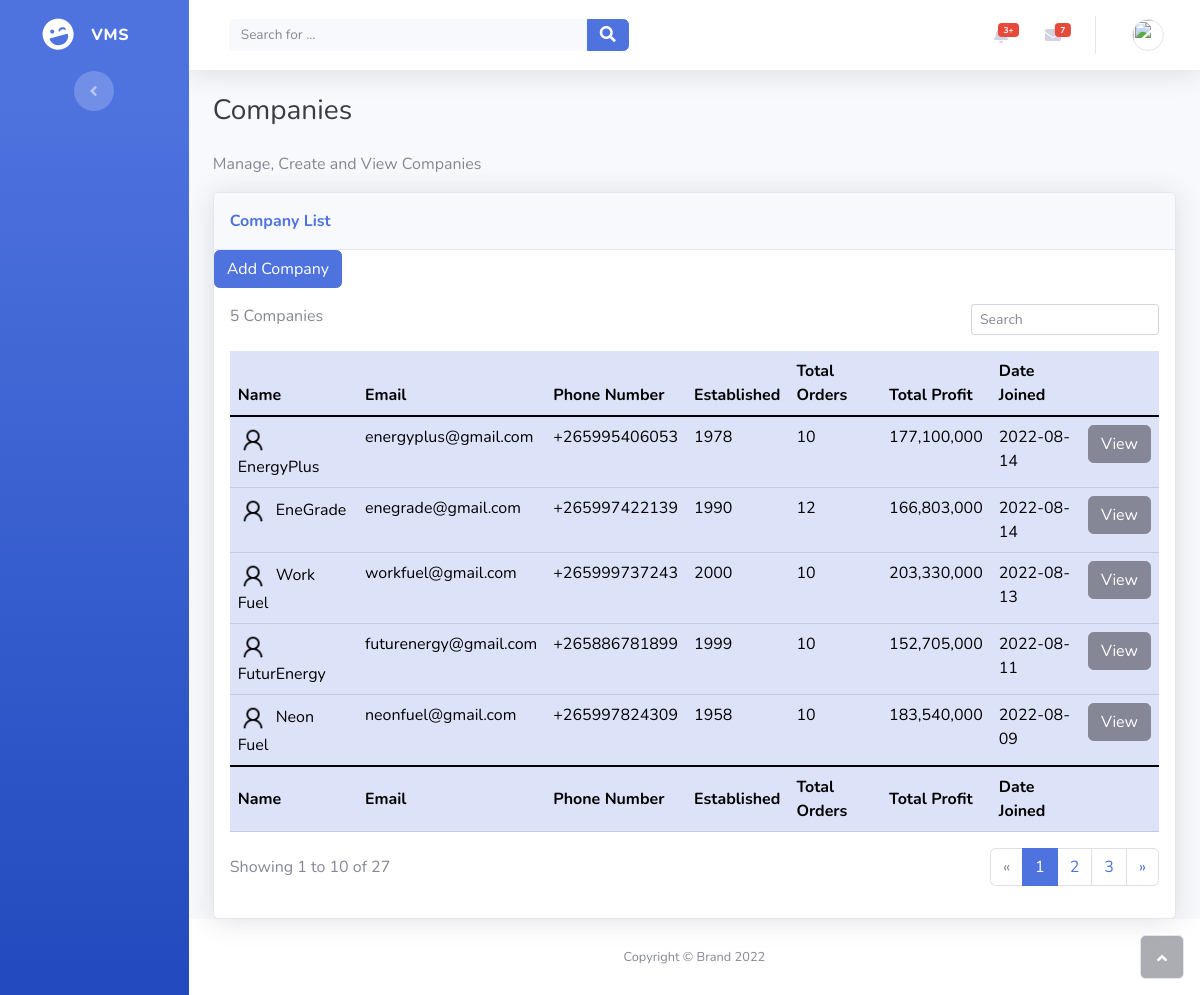
/company_list.php, run on an earlier commit of the app's database.
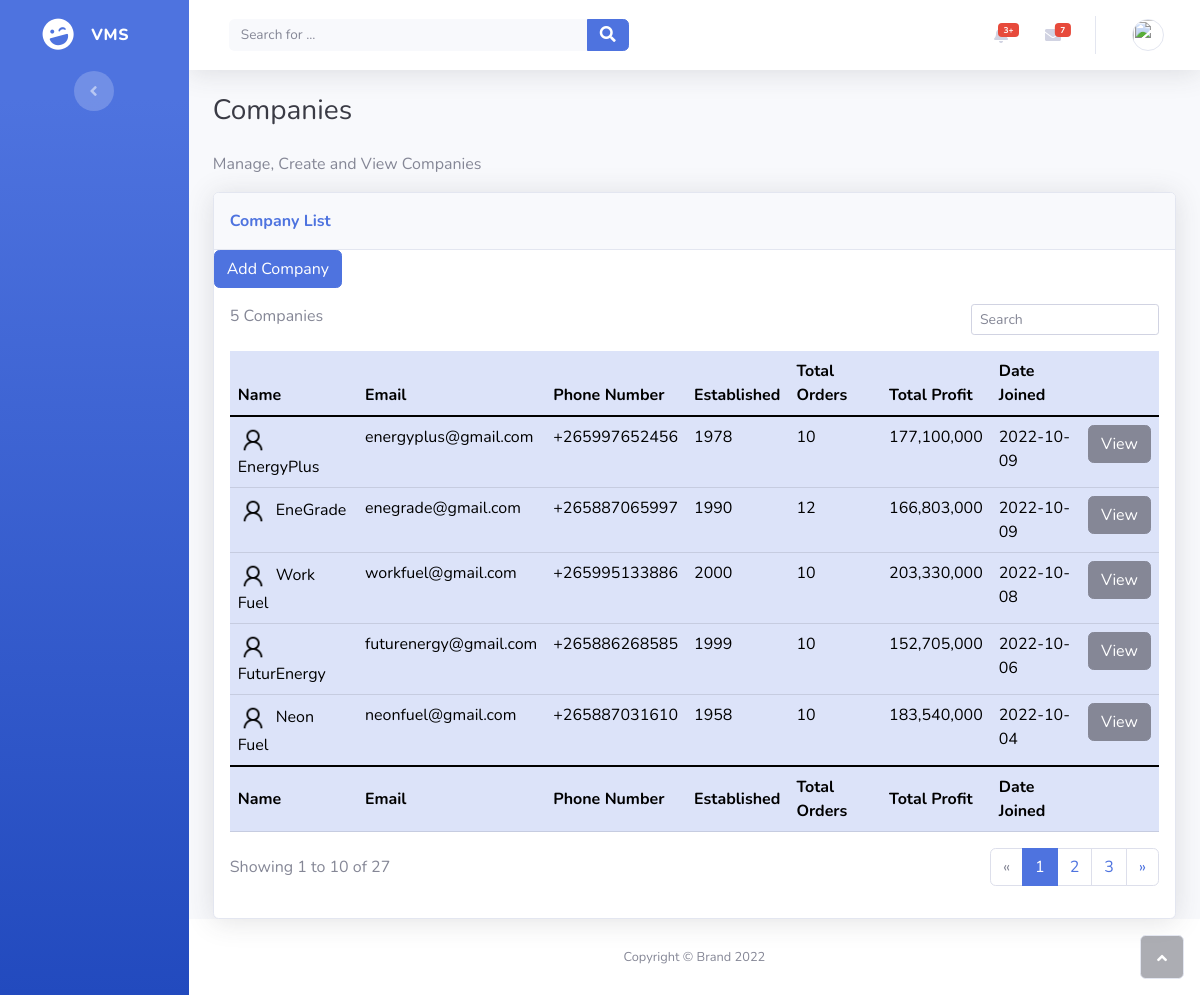
And on a later commit of the database.
### tables this page shows
CREATE TABLE `users` (
  `id` int(11) NOT NULL,
  `username` varchar(50) NOT NULL,
  `password` varchar(255) NOT NULL,
  `profile_picture` varchar(255) NOT NULL,
  `created_at` date NOT NULL,
  `updated_at` date DEFAULT NULL,
  `phone_number` varchar(50) NOT NULL,
  `email` varchar(50) NOT NULL,
  `role` enum('company','driver','admin') NOT NULL
);

### includes/entity/company.php (called while the page is built, shortened)
<?php
class Company
{
    public function __construct($data)
    {
        $this->userID = $data["user_id"];
        $this->name = $data["name"];
        $this->established = $data["established"];
        $this->totalOrders = $data["total_orders"];
        $this->totalSpend = number_format($data["total_spend"]);
        $this->createdAt = $data["created_at"];
    }
    public static function all()
    {
        $companies = array();
        $connection = DBConnection::getConnection();
        $columns = self::COLUMNS;
        $query = "SELECT {$columns} FROM companies AS c INNER JOIN users AS u ON u.id = c.user_id LEFT JOIN orders AS o ON o.company_id = u.id GROUP BY c.id ORDER BY created_at DESC";
        $sth = $connection->prepare($query);
        if ($sth->execute()) {
            foreach ($sth->fetchAll() as $company) {
                $companies[] = new Company($company);
            }
        }
        return $companies;
    }
}

### includes/entity/user.php (called while the page is built, shortened)
<?php
class User
{
    public function __construct($data)
    {
        $this->profilePicture = $data["profile_picture"];
        $this->phoneNumber = $data["phone_number"];
        $this->email = $data["email"];
    }
    public static function find($id)
    {
        $table = self::TABLE;
        $columns = self::COLUMNS;
        $connection = DBConnection::getConnection();
        $sth = $connection->prepare("SELECT {$columns} FROM {$table} AS u WHERE u.id = :id");
        if (!$sth->execute([":id" => $id])) {
            return null;
        }
        $result = $sth->fetch();
        if (!$result) {
            return null;
        }
        return new User($result);
    }
}

### company_list.php (the view, shortened to what the changed rows need)
<?php
include_once "./includes/entity/company.php";
include_once "./includes/entity/user.php";
$companies = Company::all();
?>
<!DOCTYPE html>
<html>
<head>
    <link rel="stylesheet" href="assets/bootstrap/css/bootstrap.min.css">
    <link rel="stylesheet" href="assets/fonts/fontawesome-all.min.css">
</head>
<body id="page-top">
    <div id="wrapper">
        <div class="d-flex flex-column" id="content-wrapper">
            <div id="content">
                <div class="container-fluid">
                    <div class="card shadow">
                        <div class="card-body">
                            <div class="table-responsive table mt-2" id="dataTable" role="grid" aria-describedby="dataTable_info">
                                <table class="table table-primary my-0" id="dataTable">
                                    <thead>
                                        <tr>
                                            <th>Name</th>
                                            <th>Email</th>
                                            <th>Phone Number</th>
                                            <th>Established</th>
                                            <th>Total Orders</th>
                                            <th>Total Profit</th>
                                            <th>Date Joined</th>
                                            <th></th>
                                        </tr>
                                    </thead>
                                    <tbody>
                                        <?php
                                        foreach ($companies as $company) {
                                            $user = User::find($company->userID);
                                        ?>
                                            <tr>
                                                <td><img class="rounded-circle me-2" src="<?php echo $user->profilePicture; ?>" width="30" height="30"><?php echo $company->name ?></td>
                                                <td><?php echo $user->email; ?></td>
                                                <td><?php echo $user->phoneNumber; ?></td>
                                                <td><?php echo $company->established; ?></td>
                                                <td><?php echo $company->totalOrders; ?></td>
                                                <td><?php echo $company->totalSpend; ?></td>
                                                <td><?php echo $company->createdAt; ?></td>
                                                <td><a href="company_detail.php?id=<?php echo $company->userID; ?>"><button type="button" class="btn btn-secondary">View</button></a></td>
                                            </tr>
                                        <?php
                                        }
                                        ?>
                                    </tbody>
                                </table>
                            </div>
                        </div>
                    </div>
                </div>
            </div>
        </div><a class="border rounded d-inline scroll-to-top" href="#page-top"><i class="fas fa-angle-up"></i></a>
    </div>
</body>
</html>

What changed in the data, as far as the page shows it:
changed users "energyplus@gmail.com": phone_number "+265995406053" → "+265997652456"; created_at "2022-08-14" → "2022-10-09"
changed users "enegrade@gmail.com": phone_number "+265997422139" → "+265887065997"; created_at "2022-08-14" → "2022-10-09"
changed users "workfuel@gmail.com": phone_number "+265999737243" → "+265995133886"; created_at "2022-08-13" → "2022-10-08"
changed users "futurenergy@gmail.com": phone_number "+265886781899" → "+265886268585"; created_at "2022-08-11" → "2022-10-06"
changed users "neonfuel@gmail.com": phone_number "+265997824309" → "+265887031610"; created_at "2022-08-09" → "2022-10-04"
